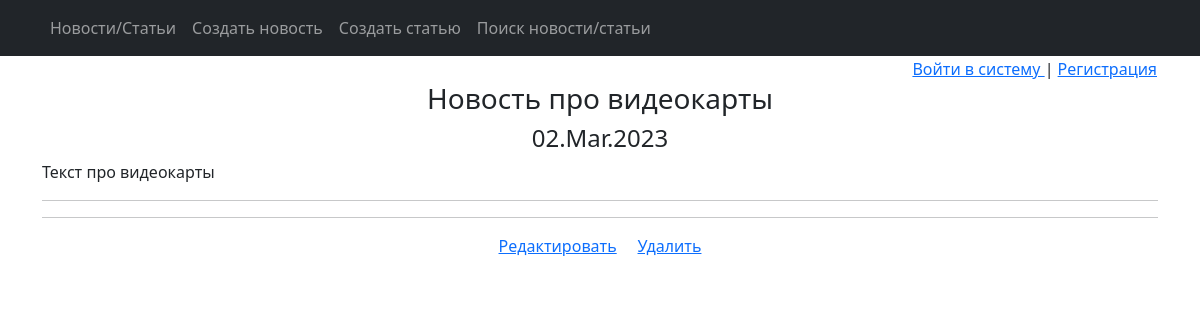
The app's page /news/39, older data.
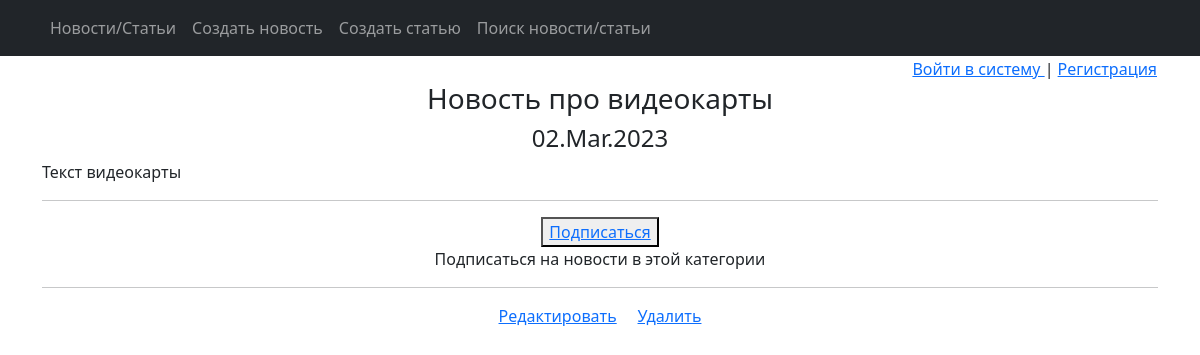
The same page, newer data.
### np_app/models.py (models this page shows, shortened)
class Post(models.Model):
    article = 'Arti'
    news = 'News'
    POSTS = [
        (article, 'Статья'),
        (news, 'Новости')
    ]
    author = models.ForeignKey(Author, on_delete=models.CASCADE)
    choice = models.CharField(max_length=4, choices=POSTS, default=article)
    time_create_post = models.DateTimeField(auto_now_add=True)
    category = models.ManyToManyField(Category, through='PostCategory')
    header_post = models.CharField(max_length=255)
    text_post = models.TextField()
    rate_post = models.IntegerField(default=0)

### np_app/views.py (the view)
# urls.py: path('<int:pk>', PostDetail.as_view(), name='post_detail'),
class PostDetail(DetailView):
    model = Post
    template_name = 'news_one.html'
    context_object_name = 'news'
    def get_context_data(self, **kwargs):
        context = super().get_context_data(**kwargs)
        context['is_not_authors'] = not self.request.user.groups.filter(name='authors').exists()
        context['user_auth'] = self.request.user.is_authenticated
        id = self.kwargs.get('pk')
        post = Post.objects.get(pk=id)
        is_subscribersuser = True
        for cat in post.category.all():
            if self.request.user not in cat.subscribers.all():
                is_subscribersuser = False
        context['is_subscribersuser'] = is_subscribersuser
        return context
    def get_object(self, *args, **kwargs):
        obj = cache.get(f'post_detail-{self.kwargs["pk"]}', None)
        if not obj:
            obj = super().get_object(queryset=self.queryset)
            cache.set(f'post_detail-{self.kwargs["pk"]}', obj)
        return obj

### np_app/templatetags/custom_filters.py (called while the page is built)
@register.filter()
def censor(string_to_check):
    checked_string = ''
    for word in string_to_check.split():
        for check_word in CENSOR:
            if check_word in word.lower():
                last_chars = ''
                for char in reversed(word):
                    if char not in string.punctuation:
                        break
                    last_chars += char
                last_chars = last_chars[::-1]
                new_word = word[0] + (len(word.translate(str.maketrans('', '', string.punctuation))) - 1) * '*'
                checked_string += new_word + f'{last_chars} '
                break
        else:
            checked_string += word + ' '
    return checked_string

### templates/news_one.html (shortened to what this page needs)
{% extends 'flatpages/default.html' %}
{% load custom_filters %}
{% block content %}
{% include 'auth.html' %}
<h3> {{ news.header_post }} </h3>
<h4>{{ news.time_create_post|date:'d.M.Y' }}</h4>
<p style="text-align: left">{{ news.text_post|censor }}</p>
<hr>
        {% if not is_subscribersuser %}
            <button><a href="{% url 'subscribe' news.pk %}">Подписаться</a></button><br>Подписаться на новости в этой категории
        {% endif %}
<hr>
<a href="/news/{{ news.id }}/edit/">Редактировать</a>&nbsp &nbsp &nbsp<a href="/news/{{ news.id }}/delete/">Удалить</a>
{% endblock content %}

Row changes from the older to the newer data that the page shows:
changed Post "Новость про видеокарты": text_post|censor "Текст про видеокарты" → "Текст видеокарты"
Text that changed along with them:
text now shown: "Подписаться Подписаться на новости в этой категории"
